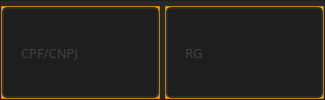
                 <widget class="QFrame" name="frame_17">
                  <property name="styleSheet">
                   <string notr="true">background-color: rgb(40, 40, 40);</string>
                  </property>
                  <property name="frameShape">
                   <enum>QFrame::StyledPanel</enum>
                  </property>
                  <property name="frameShadow">
                   <enum>QFrame::Raised</enum>
                  </property>
                  <layout class="QHBoxLayout" name="horizontalLayout_10">
                   <property name="spacing">
                    <number>5</number>
                   </property>
                   <property name="leftMargin">
                    <number>0</number>
                   </property>
                   <property name="topMargin">
                    <number>5</number>
                   </property>
                   <property name="rightMargin">
                    <number>0</number>
                   </property>
                   <property name="bottomMargin">
                    <number>0</number>
                   </property>
                   <item>
                    <widget class="QFrame" name="cpf">
                     <property name="styleSheet">
                      <string notr="true">background-color: rgb(255, 170, 0);</string>
                     </property>
                     <property name="frameShape">
                      <enum>QFrame::StyledPanel</enum>
                     </property>
                     <property name="frameShadow">
                      <enum>QFrame::Raised</enum>
                     </property>
                     <layout class="QVBoxLayout" name="verticalLayout_12">
                      <property name="spacing">
                       <number>0</number>
                      </property>
                      <property name="leftMargin">
                       <number>0</number>
                      </property>
                      <property name="topMargin">
                       <number>0</number>
                      </property>
                      <property name="rightMargin">
                       <number>0</number>
                      </property>
                      <property name="bottomMargin">
                       <number>0</number>
                      </property>
                      <item>
                       <widget class="QLineEdit" name="txt_clicpf">
                        <property name="sizePolicy">
                         <sizepolicy hsizetype="Expanding" vsizetype="Expanding">
                          <horstretch>0</horstretch>
                          <verstretch>0</verstretch>
                         </sizepolicy>
                        </property>
                        <property name="font">
                         <font>
                          <family>Quicksand</family>
                          <pointsize>10</pointsize>
                         </font>
                        </property>
                        <property name="styleSheet">
                         <string notr="true">QLineEdit{
	border: 2px solid rgb(45, 45, 45);
	border-radius: 5px;
	padding: 15px;
	background-color: rgb(30, 30, 30);
	color: rgb(100, 100, 100);
}
QLineEdit:hover{
	border: 2px solid rgb(55, 55, 55);
}
QLineEdit:focus{
	border: 2px solid rgb(255, 207, 0);
	color: rgb(200, 200, 200);
}</string>
                        </property>
                        <property name="maxLength">
                         <number>32</number>
                        </property>
                        <property name="placeholderText">
                         <string>CPF/CNPJ</string>
                        </property>
                       </widget>
                      </item>
                     </layout>
                    </widget>
                   </item>
                   <item>
                    <widget class="QFrame" name="rg">
                     <property name="styleSheet">
                      <string notr="true">background-color: rgb(255, 170, 0);</string>
                     </property>
                     <property name="frameShape">
                      <enum>QFrame::StyledPanel</enum>
                     </property>
                     <property name="frameShadow">
                      <enum>QFrame::Raised</enum>
                     </property>
                     <layout class="QHBoxLayout" name="horizontalLayout_31">
                      <property name="spacing">
                       <number>0</number>
                      </property>
                      <property name="leftMargin">
                       <number>0</number>
                      </property>
                      <property name="topMargin">
                       <number>0</number>
                      </property>
                      <property name="rightMargin">
                       <number>0</number>
                      </property>
                      <property name="bottomMargin">
                       <number>0</number>
                      </property>
                      <item>
                       <widget class="QLineEdit" name="txt_clirg">
                        <property name="sizePolicy">
                         <sizepolicy hsizetype="Expanding" vsizetype="Expanding">
                          <horstretch>0</horstretch>
                          <verstretch>0</verstretch>
                         </sizepolicy>
                        </property>
                        <property name="font">
                         <font>
                          <family>Quicksand</family>
                          <pointsize>10</pointsize>
                         </font>
                        </property>
                        <property name="styleSheet">
                         <string notr="true">QLineEdit{
	border: 2px solid rgb(45, 45, 45);
	border-radius: 5px;
	padding: 15px;
	background-color: rgb(30, 30, 30);
	color: rgb(100, 100, 100);
}
QLineEdit:hover{
	border: 2px solid rgb(55, 55, 55);
}
QLineEdit:focus{
	border: 2px solid rgb(255, 207, 0);
	color: rgb(200, 200, 200);
}</string>
                        </property>
                        <property name="maxLength">
                         <number>32</number>
                        </property>
                        <property name="placeholderText">
                         <string>RG</string>
                        </property>
                       </widget>
                      </item>
                     </layout>
                    </widget>
                   </item>
                  </layout>
                 </widget>
